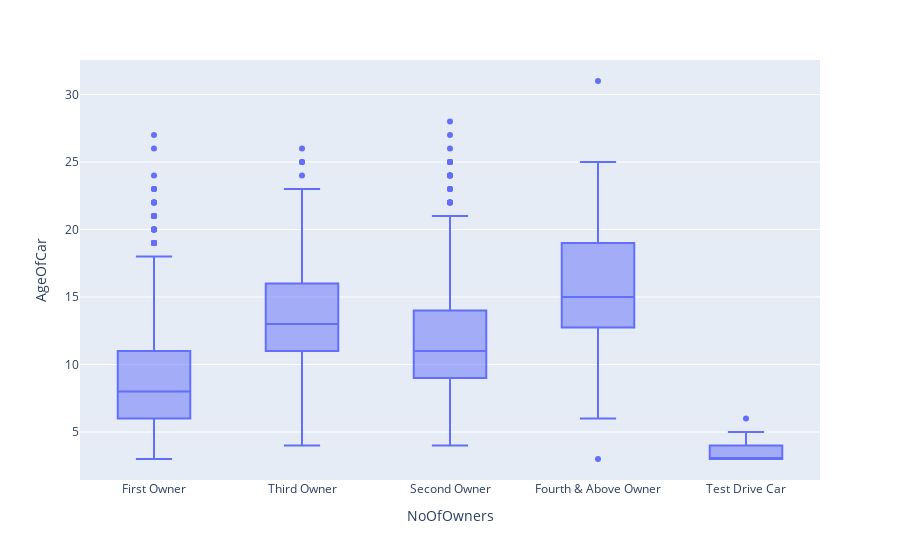

Here is the notebook cell this chart was saved with:
### Markdown cell above
*OBSERVATION*<br>
1)Majority of the cars are diesel based and very high majority which is almost equilvant to diesel baseed cars are petrol based as well<br>
2)There is a negligble amount of cars running on renewable energy hence proving automobiles are not eco-friendly for the planet
3)There are no cars no running on Electrity

### Code cell
#What is The relationship between AGE of car and Number of OWNERS?
fig = plt.box(df,x='NoOfOwners',y='AgeOfCar')
fig.show()

### Figure 1 — Plotly figure (JSON) as saved in the notebook; plotly's stock layout.template omitted (floating-point values rounded to 4 significant figures; data arrays with more than 128 entries replaced by an {"elided": "..."} marker saying what was removed)
{"data": [{"alignmentgroup": "True", "hovertemplate": "NoOfOwners=%{x}<br>AgeOfCar=%{y}<extra></extra>", "legendgroup": "", "marker": {"color": "#636efa"}, "name": "", "notched": false, "offsetgroup": "", "orientation": "v", "showlegend": false, "type": "box", "x": {"elided": "4340 str values"}, "x0": " ", "xaxis": "x", "y": {"elided": "4340 int values"}, "y0": " ", "yaxis": "y"}], "layout": {"boxmode": "group", "legend": {"tracegroupgap": 0}, "margin": {"t": 60}, "xaxis": {"anchor": "y", "domain": [0, 1], "title": {"text": "NoOfOwners"}}, "yaxis": {"anchor": "x", "domain": [0, 1], "title": {"text": "AgeOfCar"}}}}
